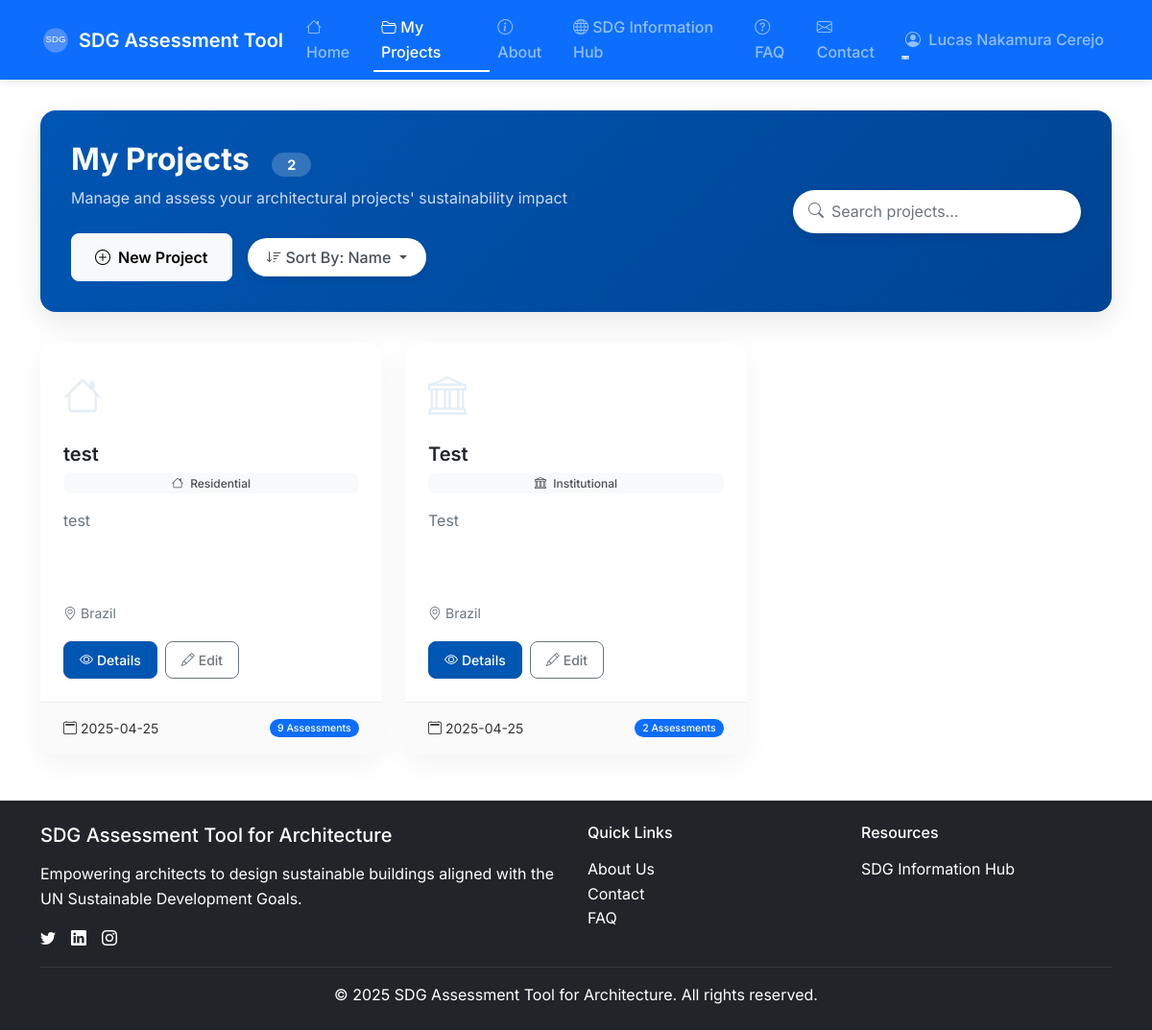
/projects/ (signed in), run on an earlier commit of the app's database.
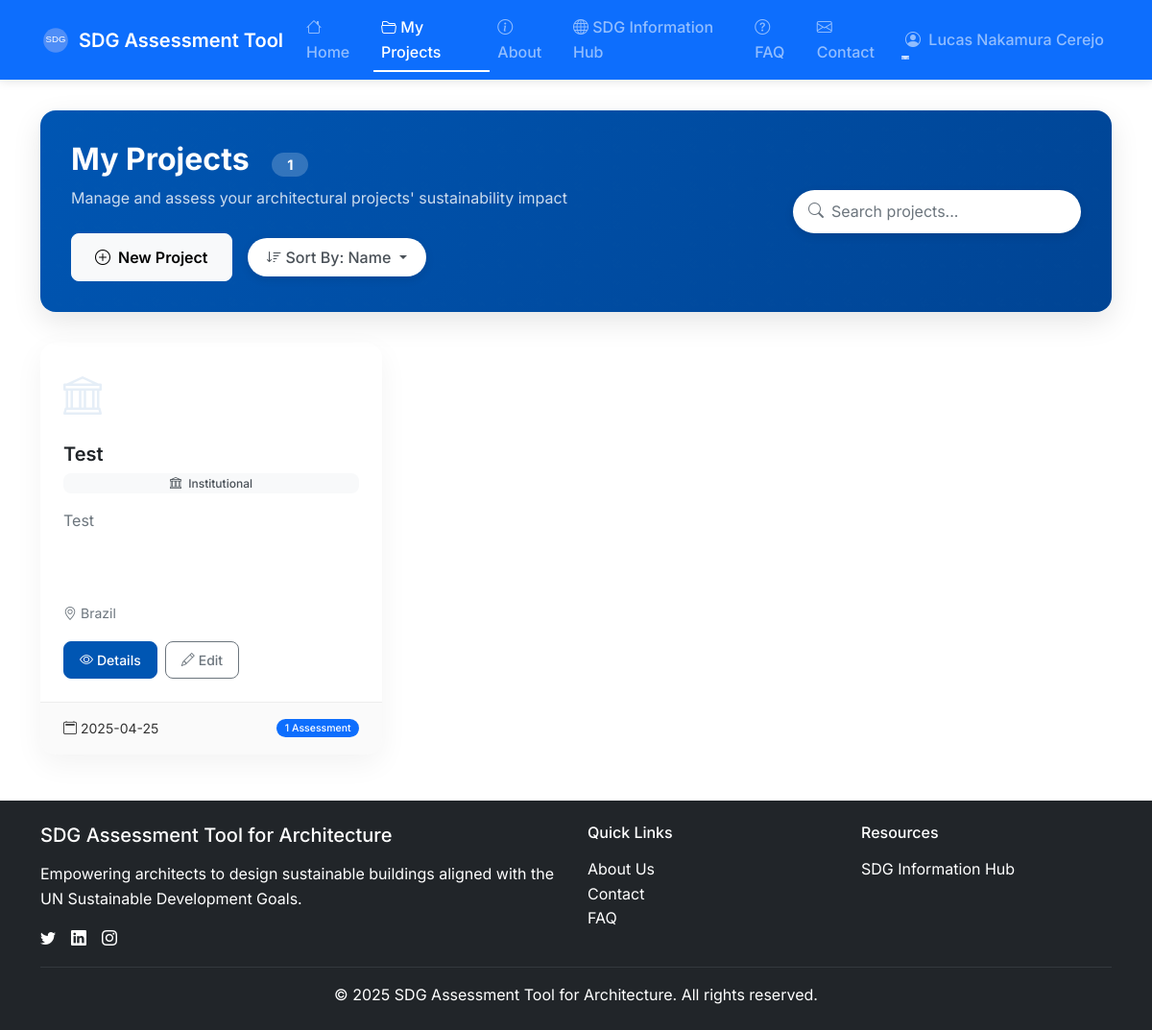
And on a later commit of the database.
### app/models/project.py (models this page shows, shortened)
class Project(db.Model):
    __tablename__ = 'projects'
    id = db.Column(db.Integer, primary_key=True)
    name = db.Column(db.String(255), nullable=False)
    description = db.Column(db.Text)
    project_type = db.Column(db.String(100))
    location = db.Column(db.String(255))
    size_sqm = db.Column(db.Float)
    user_id = db.Column(db.Integer, db.ForeignKey('user.id'), nullable=False)
    created_at = db.Column(db.DateTime, default=datetime.utcnow)
    updated_at = db.Column(db.DateTime, default=datetime.utcnow, onupdate=datetime.utcnow)
    user = db.relationship('User', back_populates='projects')
    assessments = db.relationship('Assessment', back_populates='project', cascade='all, delete-orphan')
    def delete(self):
        """Delete the project and all its assessments."""
        conn = get_db()
        conn.execute('DELETE FROM sdg_actions WHERE assessment_id IN (SELECT id FROM assessments WHERE project_id = ?)', (self.id,))
        conn.execute('DELETE FROM sdg_scores WHERE assessment_id IN (SELECT id FROM assessments WHERE project_id = ?)', (self.id,))
        conn.execute('DELETE FROM question_responses WHERE assessment_id IN (SELECT id FROM assessments WHERE project_id = ?)', (self.id,))
        conn.execute('DELETE FROM assessments WHERE project_id = ?', (self.id,))
        conn.execute('DELETE FROM projects WHERE id = ?', (self.id,))
        conn.commit()

### app/routes/projects.py (the view)
@projects_bp.route('/', strict_slashes=False)
@login_required
def index():
    user_id = current_user.id
    projects = Project.query.filter_by(user_id=user_id).order_by(Project.updated_at.desc()).all()
    for project in projects:
        project.assessment_count = len(project.assessments)
    return render_template('projects/index.html', projects=projects)

### app/__init__.py (called while the page is built)
@login_manager.user_loader
def load_user(user_id):
    from app.models.user import User
    return User.query.get(int(user_id))

### app/templates/projects/index.html (shortened to what the changed rows need)
{% extends "base.html" %}
{% block content %}
<div class="projects-header">
    <div class="row align-items-center">
        <div class="col-lg-8 mb-4 mb-lg-0">
            <h1 class="projects-title">My Projects <span class="project-count">{{ projects|length }}</span></h1>
        </div>
    </div>
</div>
{% if projects|length > 0 %}
<div class="row g-4" id="projectsGrid">
    {% for project in projects %}
    <div class="col-md-6 col-lg-4 project-item">
        <div class="card project-card h-100">
            <div class="card-body">
                <div class="project-icon">
                    {% if project.project_type == 'residential' %}<i class="bi bi-house"></i>{% elif project.project_type == 'commercial' %}<i class="bi bi-building"></i>{% elif project.project_type == 'industrial' %}<i class="bi bi-factory"></i>{% elif project.project_type == 'institutional' %}<i class="bi bi-bank"></i>{% elif project.project_type == 'mixed_use' %}<i class="bi bi-buildings"></i>{% elif project.project_type == 'landscape' %}<i class="bi bi-tree"></i>{% elif project.project_type == 'urban_planning' %}<i class="bi bi-map"></i>{% else %}<i class="bi bi-building-fill-check"></i>{% endif %}
                </div>
                <h5 class="card-title">{{ project.name }}</h5>
                {% if project.project_type %}
                <div class="project-type-badge">
                     <i class="bi {% if project.project_type == 'residential' %}bi-house{% elif project.project_type == 'commercial' %}bi-building{% elif project.project_type == 'industrial' %}bi-factory{% elif project.project_type == 'institutional' %}bi-bank{% elif project.project_type == 'mixed_use' %}bi-buildings{% elif project.project_type == 'landscape' %}bi-tree{% elif project.project_type == 'urban_planning' %}bi-map{% else %}bi-asterisk{% endif %} me-1"></i>
                    {{ project.project_type.replace('_', ' ')|title }}
                </div>
                {% endif %}
                <p class="card-text">{{ project.description|default('No description provided.')|truncate(100) }}</p>
                {% if project.location %}
                <div class="mb-3">
                    <small class="text-muted"><i class="bi bi-geo-alt me-1"></i>{{ project.location }}</small>
                </div>
                {% endif %}
                <div class="project-actions">
                    <a href="{{ url_for('projects.show', id=project.id) }}" class="btn btn-primary btn-sm btn-view-details">
                        <i class="bi bi-eye me-1"></i>Details
                    </a>
                    <a href="{{ url_for('projects.edit', id=project.id) }}" class="btn btn-outline-secondary btn-sm btn-view-details">
                        <i class="bi bi-pencil me-1"></i>Edit
                    </a>
                </div>
            </div>
            <div class="card-footer d-flex justify-content-between align-items-center">
                <span><i class="bi bi-calendar2 me-1"></i>{{ project.created_at|format_date }}</span>
                {% if project.assessment_count > 0 %}
                <span class="badge bg-primary rounded-pill">{{ project.assessment_count }} Assessment{{ 's' if project.assessment_count != 1 }}</span>
                {% else %}
                <span class="badge bg-secondary rounded-pill">No Assessments</span>
                {% endif %}
            </div>
        </div>
    </div>
    {% endfor %}
</div>
{% endif %}
{% endblock %}

What changed in the data, as far as the page shows it:
removed Project: name "test", project_type.replace "Residential", description "test", location "Brazil", created_at "2025-04-25", assessment_count "9", assessment_count "s"
shown differently, row unchanged: Project "Test": assessment_count "2" → "1"; assessment_count "s" → (not shown)
Also different on the page:
{{ projects|length }}: "2" → "1"
